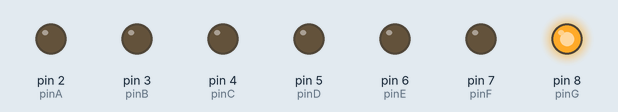
The sketch below on a simulated Arduino Uno, built with avr-gcc and run on an emulated ATmega328P. On the bench: output pins drawn as LEDs (lit = HIGH).

Above: at 0.5 s.
At 2.5 s:
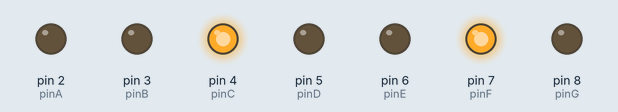
At 3.5 s:
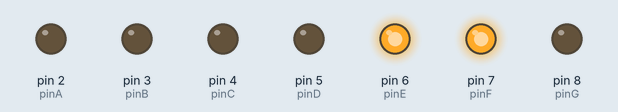
At 5.5 s:
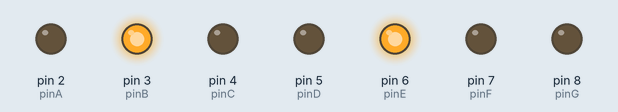
At 8.5 s:
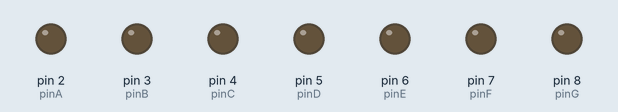
At 11.5 s:
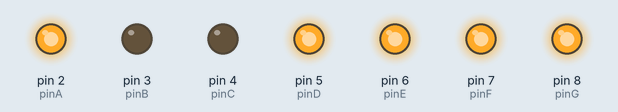
Timing chart, 0 to 13.0 s (numbered marks = the images above):
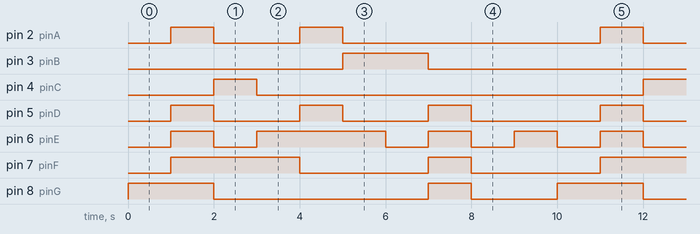

Measured:
- by itself, pin 2 (pinA): repeats every 10.0 s: LOW 2.0 s, HIGH 1.0 s, LOW 6.0 s, HIGH 1.0 s
- by itself, pin 3 (pinB): alternates HIGH for 2.0 s and LOW for 8.0 s
- by itself, pin 4 (pinC): alternates HIGH for 1.0 s and LOW for 9.0 s
- by itself, pin 5 (pinD): repeats every 10.0 s: 2 × (LOW 2.0 s, HIGH 1.0 s), LOW 3.0 s, HIGH 1.0 s
- by itself, pin 6 (pinE): repeats every 10.0 s: LOW 1.0 s, HIGH 3.0 s, 3 × (LOW 1.0 s, HIGH 1.0 s)
- by itself, pin 7 (pinF): repeats every 10.0 s: LOW 3.0 s, HIGH 1.0 s, LOW 3.0 s, HIGH 3.0 s
- by itself, pin 8 (pinG): repeats every 10.0 s: LOW 5.0 s, HIGH 1.0 s, LOW 2.0 s, HIGH 2.0 s

The sketch:

SevenSegementDisplay_0_to_9.ino
```cpp
int pinA = 2;
int pinB = 3;
int pinC = 4;
int pinD = 5;
int pinE = 6;
int pinF = 7;
int pinG = 8;

void setup()
{
        pinMode(pinA, OUTPUT);
        pinMode(pinB, OUTPUT);
        pinMode(pinC, OUTPUT);
        pinMode(pinD, OUTPUT);
        pinMode(pinE, OUTPUT);
        pinMode(pinF, OUTPUT);
        pinMode(pinG, OUTPUT);
}

void loop()
{
              //0
              digitalWrite(pinA, LOW);
              digitalWrite(pinB, LOW);
              digitalWrite(pinC, LOW);
              digitalWrite(pinD, LOW);
              digitalWrite(pinE, LOW);
              digitalWrite(pinF, LOW);
              digitalWrite(pinG, HIGH);
              delay(1000);

              //1
              digitalWrite(pinA, HIGH);
              digitalWrite(pinB, LOW);
              digitalWrite(pinC, LOW);
              digitalWrite(pinD, HIGH);
              digitalWrite(pinE, HIGH);
              digitalWrite(pinF, HIGH);
              digitalWrite(pinG, HIGH);
              delay(1000);

              //2
              digitalWrite(pinA, LOW);
              digitalWrite(pinB, LOW);
              digitalWrite(pinC, HIGH);
              digitalWrite(pinD, LOW);
              digitalWrite(pinE, LOW);
              digitalWrite(pinF, HIGH);
              digitalWrite(pinG, LOW);
              delay(1000);

              //3
              digitalWrite(pinA, LOW);
              digitalWrite(pinB, LOW);
              digitalWrite(pinC, LOW);
              digitalWrite(pinD, LOW);
              digitalWrite(pinE, HIGH);
              digitalWrite(pinF, HIGH);
              digitalWrite(pinG, LOW);
              delay(1000);

              //4
              digitalWrite(pinA, HIGH);
              digitalWrite(pinB, LOW);
              digitalWrite(pinC, LOW);
              digitalWrite(pinD, HIGH);
              digitalWrite(pinE, HIGH);
              digitalWrite(pinF, LOW);
              digitalWrite(pinG, LOW);
              delay(1000);

              //5
              digitalWrite(pinA, LOW);
              digitalWrite(pinB, HIGH);
              digitalWrite(pinC, LOW);
              digitalWrite(pinD, LOW);
              digitalWrite(pinE, HIGH);
              digitalWrite(pinF, LOW);
              digitalWrite(pinG, LOW);
              delay(1000);

              //6
              digitalWrite(pinA, LOW);
              digitalWrite(pinB, HIGH);
              digitalWrite(pinC, LOW);
              digitalWrite(pinD, LOW);
              digitalWrite(pinE, LOW);
              digitalWrite(pinF, LOW);
              digitalWrite(pinG, LOW);
              delay(1000);

              //7
              digitalWrite(pinA, LOW);
              digitalWrite(pinB, LOW);
              digitalWrite(pinC, LOW);
              digitalWrite(pinD, HIGH);
              digitalWrite(pinE, HIGH);
              digitalWrite(pinF, HIGH);
              digitalWrite(pinG, HIGH);
              delay(1000);

              //8
              digitalWrite(pinA, LOW);
              digitalWrite(pinB, LOW);
              digitalWrite(pinC, LOW);
              digitalWrite(pinD, LOW);
              digitalWrite(pinE, LOW);
              digitalWrite(pinF, LOW);
              digitalWrite(pinG, LOW);
              delay(1000);

              //9
              digitalWrite(pinA, LOW);
              digitalWrite(pinB, LOW);
              digitalWrite(pinC, LOW);
              digitalWrite(pinD, LOW);
              digitalWrite(pinE, HIGH);
              digitalWrite(pinF, LOW);
              digitalWrite(pinG, LOW);
              delay(1000);

}
```
